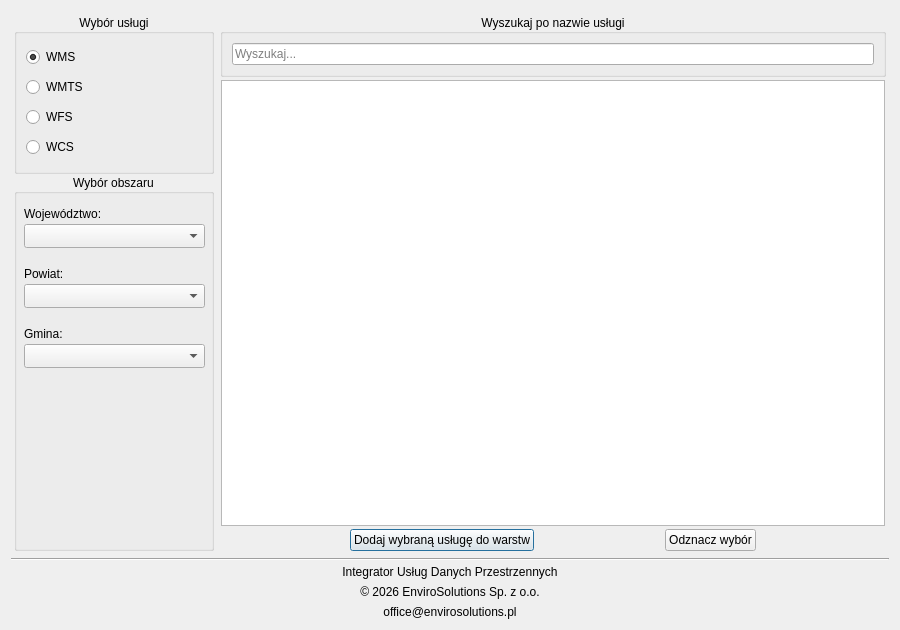
<?xml version="1.0" encoding="UTF-8"?>
<ui version="4.0">
 <class>IntegratorUslugPrzestrzennychDialogBase</class>
 <widget class="QDialog" name="IntegratorUslugPrzestrzennychDialogBase">
  <property name="geometry">
   <rect>
    <x>0</x>
    <y>0</y>
    <width>900</width>
    <height>630</height>
   </rect>
  </property>
  <property name="maximumSize">
   <size>
    <width>1200</width>
    <height>800</height>
   </size>
  </property>
  <property name="windowTitle">
   <string>Integrator Usług Danych Przestrzennych</string>
  </property>
  <property name="windowIcon">
   <iconset>
    <normaloff>images/icon.svg</normaloff>images/icon.svg</iconset>
  </property>
  <layout class="QGridLayout" name="gridLayout_2">
   <property name="horizontalSpacing">
    <number>6</number>
   </property>
   <property name="verticalSpacing">
    <number>4</number>
   </property>
   <item row="8" column="0">
    <layout class="QHBoxLayout" name="Stopka">
     <property name="spacing">
      <number>6</number>
     </property>
     <item>
      <widget class="QLabel" name="img_main">
       <property name="maximumSize">
        <size>
         <width>60</width>
         <height>60</height>
        </size>
       </property>
       <property name="pixmap">
        <pixmap>images/icon.svg</pixmap>
       </property>
       <property name="scaledContents">
        <bool>true</bool>
       </property>
       <property name="alignment">
        <set>Qt::AlignCenter</set>
       </property>
      </widget>
     </item>
     <item>
      <layout class="QGridLayout" name="gridLayout_11">
       <item row="0" column="0">
        <widget class="QLabel" name="lbl_pluginVersion">
         <property name="text">
          <string>Integrator Usług Danych Przestrzennych</string>
         </property>
         <property name="alignment">
          <set>Qt::AlignCenter</set>
         </property>
        </widget>
       </item>
       <item row="1" column="0">
        <widget class="QLabel" name="lbl_copyrights_3">
         <property name="text">
          <string>© 2026 EnviroSolutions Sp. z o.o.</string>
         </property>
         <property name="alignment">
          <set>Qt::AlignCenter</set>
         </property>
        </widget>
       </item>
       <item row="2" column="0">
        <widget class="QLabel" name="lbl_email_3">
         <property name="text">
          <string>office@envirosolutions.pl</string>
         </property>
         <property name="alignment">
          <set>Qt::AlignCenter</set>
         </property>
        </widget>
       </item>
      </layout>
     </item>
     <item>
      <widget class="QLabel" name="img_es">
       <property name="maximumSize">
        <size>
         <width>60</width>
         <height>60</height>
        </size>
       </property>
       <property name="pixmap">
        <pixmap>images/es_logo.svg</pixmap>
       </property>
       <property name="scaledContents">
        <bool>true</bool>
       </property>
      </widget>
     </item>
    </layout>
   </item>
   <item row="0" column="0">
    <layout class="QHBoxLayout" name="horizontalLayout">
     <item>
      <layout class="QVBoxLayout" name="verticalLayout_4">
       <property name="leftMargin">
        <number>3</number>
       </property>
       <property name="topMargin">
        <number>3</number>
       </property>
       <property name="rightMargin">
        <number>3</number>
       </property>
       <property name="bottomMargin">
        <number>3</number>
       </property>
       <item>
        <widget class="QGroupBox" name="services_groupbox">
         <property name="sizePolicy">
          <sizepolicy hsizetype="Preferred" vsizetype="Preferred">
           <horstretch>0</horstretch>
           <verstretch>0</verstretch>
          </sizepolicy>
         </property>
         <property name="minimumSize">
          <size>
           <width>200</width>
           <height>160</height>
          </size>
         </property>
         <property name="maximumSize">
          <size>
           <width>250</width>
           <height>160</height>
          </size>
         </property>
         <property name="layoutDirection">
          <enum>Qt::LeftToRight</enum>
         </property>
         <property name="autoFillBackground">
          <bool>false</bool>
         </property>
         <property name="title">
          <string>Wybór usługi</string>
         </property>
         <property name="alignment">
          <set>Qt::AlignCenter</set>
         </property>
         <layout class="QVBoxLayout" name="verticalLayout_3">
          <item>
           <widget class="QRadioButton" name="wms_rdbtn">
            <property name="text">
             <string>WMS</string>
            </property>
            <property name="checked">
             <bool>true</bool>
            </property>
           </widget>
          </item>
          <item>
           <widget class="QRadioButton" name="wmts_rdbtn">
            <property name="text">
             <string>WMTS</string>
            </property>
           </widget>
          </item>
          <item>
           <widget class="QRadioButton" name="wfs_rdbtn">
            <property name="text">
             <string>WFS</string>
            </property>
           </widget>
          </item>
          <item>
           <widget class="QRadioButton" name="wcs_rdbtn">
            <property name="enabled">
             <bool>true</bool>
            </property>
            <property name="layoutDirection">
             <enum>Qt::LeftToRight</enum>
            </property>
            <property name="text">
             <string>WCS</string>
            </property>
           </widget>
          </item>
         </layout>
        </widget>
       </item>
       <item>
        <widget class="QGroupBox" name="groupBox_2">
         <property name="minimumSize">
          <size>
           <width>200</width>
           <height>0</height>
          </size>
         </property>
         <property name="title">
          <string>Wybór obszaru</string>
         </property>
         <property name="alignment">
          <set>Qt::AlignCenter</set>
         </property>
         <widget class="QLabel" name="label">
          <property name="geometry">
           <rect>
            <x>10</x>
            <y>30</y>
            <width>111</width>
            <height>20</height>
           </rect>
          </property>
          <property name="text">
           <string>Województwo:</string>
          </property>
         </widget>
         <widget class="QComboBox" name="comboBox_voivodeship">
          <property name="geometry">
           <rect>
            <x>10</x>
            <y>50</y>
            <width>181</width>
            <height>24</height>
           </rect>
          </property>
          <property name="sizePolicy">
           <sizepolicy hsizetype="Fixed" vsizetype="Fixed">
            <horstretch>0</horstretch>
            <verstretch>0</verstretch>
           </sizepolicy>
          </property>
         </widget>
         <widget class="QComboBox" name="comboBox_county">
          <property name="geometry">
           <rect>
            <x>10</x>
            <y>110</y>
            <width>181</width>
            <height>24</height>
           </rect>
          </property>
         </widget>
         <widget class="QLabel" name="label_2">
          <property name="geometry">
           <rect>
            <x>10</x>
            <y>90</y>
            <width>121</width>
            <height>20</height>
           </rect>
          </property>
          <property name="text">
           <string>Powiat:</string>
          </property>
         </widget>
         <widget class="QComboBox" name="comboBox_commune">
          <property name="geometry">
           <rect>
            <x>10</x>
            <y>170</y>
            <width>181</width>
            <height>24</height>
           </rect>
          </property>
         </widget>
         <widget class="QLabel" name="label_3">
          <property name="geometry">
           <rect>
            <x>10</x>
            <y>150</y>
            <width>121</width>
            <height>20</height>
           </rect>
          </property>
          <property name="text">
           <string>Gmina:</string>
          </property>
         </widget>
        </widget>
       </item>
      </layout>
     </item>
     <item>
      <layout class="QVBoxLayout" name="verticalLayout_2">
       <property name="leftMargin">
        <number>3</number>
       </property>
       <property name="topMargin">
        <number>3</number>
       </property>
       <property name="rightMargin">
        <number>3</number>
       </property>
       <property name="bottomMargin">
        <number>3</number>
       </property>
       <item>
        <widget class="QGroupBox" name="groupBox">
         <property name="title">
          <string>Wyszukaj po nazwie usługi</string>
         </property>
         <property name="alignment">
          <set>Qt::AlignCenter</set>
         </property>
         <layout class="QVBoxLayout" name="verticalLayout">
          <item>
           <widget class="QLineEdit" name="search_lineedit">
            <property name="placeholderText">
             <string>Wyszukaj...</string>
            </property>
            <property name="clearButtonEnabled">
             <bool>true</bool>
            </property>
           </widget>
          </item>
         </layout>
        </widget>
       </item>
       <item>
        <layout class="QGridLayout" name="gridLayout">
         <property name="leftMargin">
          <number>1</number>
         </property>
         <property name="topMargin">
          <number>3</number>
         </property>
         <property name="rightMargin">
          <number>1</number>
         </property>
         <property name="bottomMargin">
          <number>3</number>
         </property>
         <item row="0" column="0">
          <widget class="QTableView" name="services_table">
           <property name="selectionBehavior">
            <enum>QAbstractItemView::SelectRows</enum>
           </property>
          </widget>
         </item>
        </layout>
       </item>
       <item>
        <layout class="QGridLayout" name="gridLayout_3">
         <item row="0" column="5">
          <spacer name="horizontalSpacer_2">
           <property name="orientation">
            <enum>Qt::Horizontal</enum>
           </property>
           <property name="sizeHint" stdset="0">
            <size>
             <width>60</width>
             <height>20</height>
            </size>
           </property>
          </spacer>
         </item>
         <item row="0" column="1">
          <widget class="QPushButton" name="add_btn">
           <property name="text">
            <string>Dodaj wybraną usługę do warstw</string>
           </property>
          </widget>
         </item>
         <item row="0" column="0">
          <spacer name="horizontalSpacer">
           <property name="orientation">
            <enum>Qt::Horizontal</enum>
           </property>
           <property name="sizeHint" stdset="0">
            <size>
             <width>60</width>
             <height>20</height>
            </size>
           </property>
          </spacer>
         </item>
         <item row="0" column="4">
          <widget class="QPushButton" name="reject_btn">
           <property name="text">
            <string>Odznacz wybór</string>
           </property>
          </widget>
         </item>
         <item row="0" column="2">
          <spacer name="horizontalSpacer_3">
           <property name="orientation">
            <enum>Qt::Horizontal</enum>
           </property>
           <property name="sizeHint" stdset="0">
            <size>
             <width>40</width>
             <height>20</height>
            </size>
           </property>
          </spacer>
         </item>
        </layout>
       </item>
      </layout>
     </item>
    </layout>
   </item>
   <item row="3" column="0">
    <widget class="Line" name="line">
     <property name="orientation">
      <enum>Qt::Horizontal</enum>
     </property>
    </widget>
   </item>
  </layout>
 </widget>
 <resources/>
 <connections>
  <connection>
   <sender>reject_btn</sender>
   <signal>clicked()</signal>
   <receiver>services_table</receiver>
   <slot>clearSelection()</slot>
   <hints>
    <hint type="sourcelabel">
     <x>20</x>
     <y>20</y>
    </hint>
    <hint type="destinationlabel">
     <x>20</x>
     <y>20</y>
    </hint>
   </hints>
  </connection>
 </connections>
</ui>
